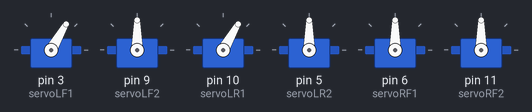
A sketch run on a simulated Arduino Uno, built with avr-gcc and run on an emulated ATmega328P. Shown: 6 × servo.

Above: at 0.05 s.
At 0.65 s:
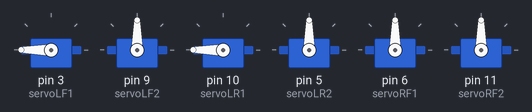
At 1.25 s:
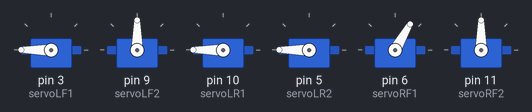
At 1.85 s:
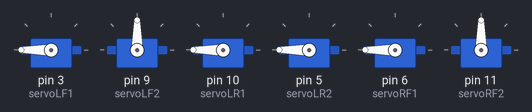
At 2.5 s:
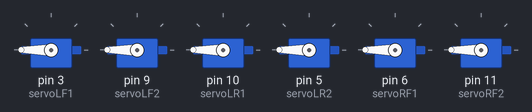
Timing chart, 0 to 5.8 s (numbered marks = the images above):
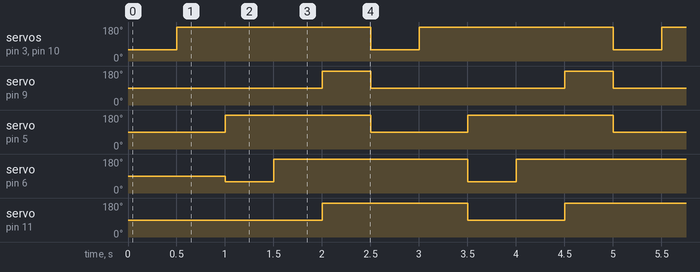

The sketch:

ROBOTwalk.ino
```cpp
#include <Servo.h>

// تعريف محركات السيرفو لكل رجل
Servo servoLF1, servoLF2; // Left Front leg
Servo servoLR1, servoLR2; // Left Rear leg
Servo servoRF1, servoRF2; // Right Front leg

// زوايا الحركة
int legUp = 60;
int legDown = 180;
int legForward = 90;
int legBackward = 180;

void setup() {
  // توصيل محركات السيرفو بأطراف الأردوينو
  servoLF1.attach(3);
  servoLF2.attach(9);

  servoLR1.attach(10);
  servoLR2.attach(5);

  servoRF1.attach(6);
  servoRF2.attach(11);
}

void loop() {
  // رفع وتحريك الرجل الأمامية اليسرى للأمام
  servoLF1.write(legUp);
  servoLF2.write(legForward);

  // رفع وتحريك الرجل الخلفية اليسرى للأمام
  servoLR1.write(legUp);
  servoLR2.write(legForward);

  delay(500); // انتظار لتحرك الأرجل

  // إنزال الأرجل اليسرى الأمامية والخلفية
  servoLF1.write(legDown);
  servoLR1.write(legDown);

  delay(500);

  // رفع وتحريك الرجل الأمامية اليمنى للأمام
  servoRF1.write(legUp);
  servoRF2.write(legForward);

  // رفع وتحريك الرجل الخلفية اليسرى إلى الخلف لاستعادة الوضعية الأصلية
  servoLR2.write(legBackward);

  delay(500);

  // إنزال الرجل الأمامية اليمنى والخلفية اليسرى
  servoRF1.write(legDown);
  servoLR1.write(legDown);

  delay(500);

  // تحريك الرجل الأمامية اليسرى والخلفية اليمنى إلى الوراء لإعادة الوضعية الأصلية
  servoLF2.write(legBackward);
  servoRF2.write(legBackward);

  delay(500);
}
```

Measured:
- by itself, servo on pin 3 (servoLF1), servo on pin 10 (servoLR1), servo on pin 6 (servoRF1): alternates 180° for 2.0 s and 60° for 0.50 s
- by itself, servo on pin 9 (servoLF2): alternates 180° for 0.50 s and 90° for 2.0 s
- by itself, servo on pin 5 (servoLR2), servo on pin 11 (servoRF2): alternates 180° for 1.5 s and 90° for 1.0 s
